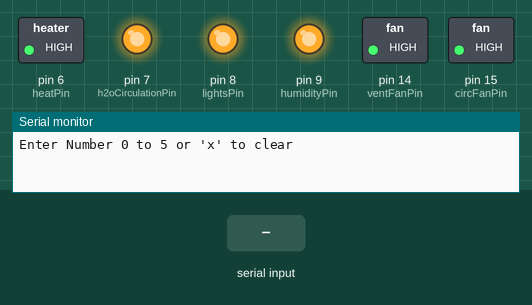
This sketch was run on a simulated Arduino Mega 2560, built with avr-gcc and run on an emulated ATmega2560. On the bench: switched loads named in the sketch (green lamp = pin HIGH), output pins drawn as LEDs (lit = HIGH), the last lines printed to the serial monitor. Inputs (shaded band) come from the test bench.

Above: at 1.2 s.
1.3 s: "0" received over Serial
At 2.4 s:
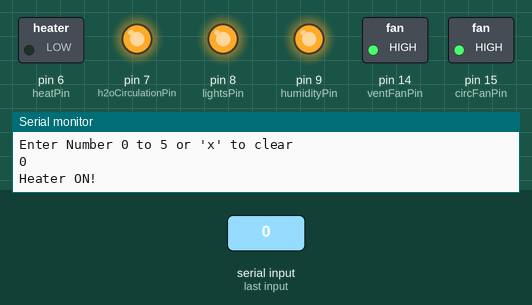
2.8 s: "1" received over Serial
At 3.5 s:
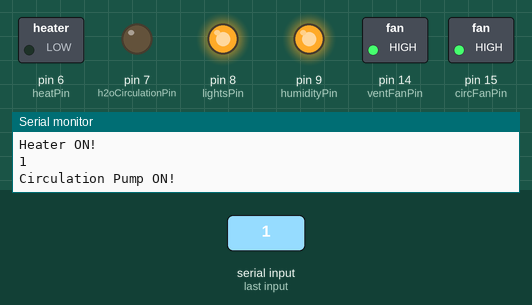
4.3 s: "2" received over Serial
At 4.7 s:
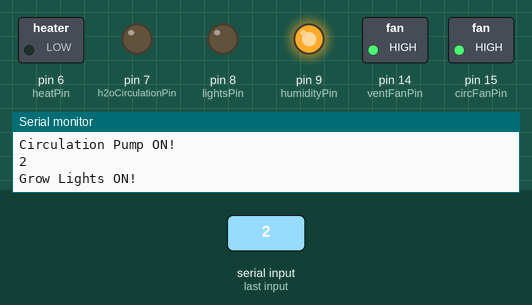
5.8 s: "3" received over Serial
At 7.0 s:
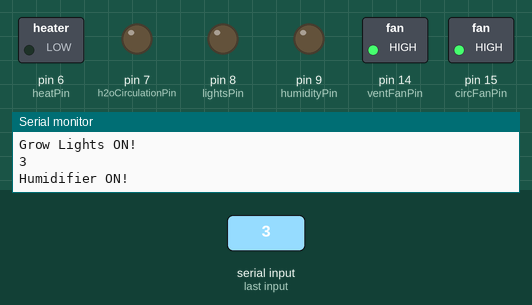
7.3 s: "4" received over Serial
At 8.1 s:
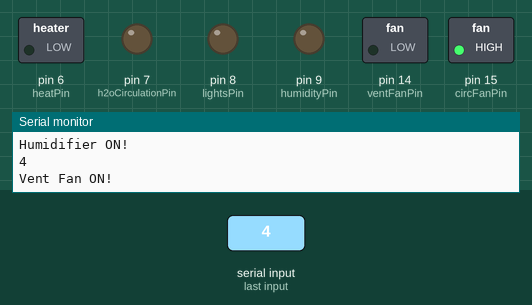
8.8 s: "5" received over Serial
At 9.3 s:
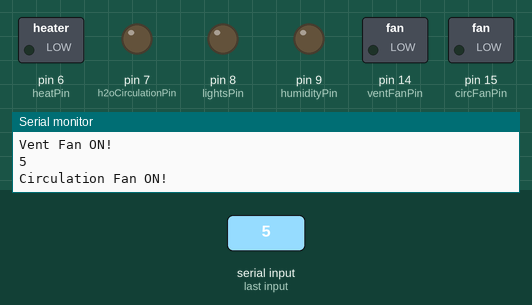
Timing chart, 0 to 11.3 s (numbered marks = the images above; inputs shaded):
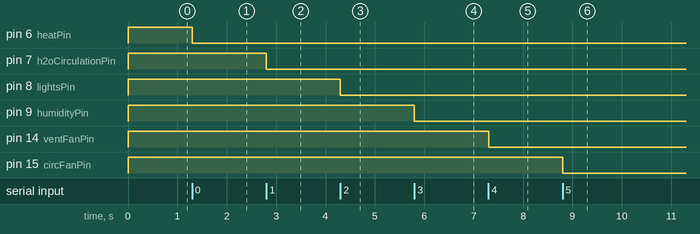

The sketch:

openag_arduino_test_control_pfc1.ino
```cpp
// (licence header left out)
// Declare Pins
int heatPin = 6;
int h2oCirculationPin = 7;
int lightsPin = 8;
int humidityPin = 9;
int ventFanPin = 14;
int circFanPin = 15;


void setup()
{
//   Initialize Pins
  pinMode(heatPin, OUTPUT);
  pinMode(h2oCirculationPin, OUTPUT);
  pinMode(lightsPin, OUTPUT);
  pinMode(humidityPin, OUTPUT);
  pinMode(ventFanPin, OUTPUT);
  pinMode(circFanPin, OUTPUT);

//   Initialize Serial
  Serial.begin(9600);
  while (! Serial); // Wait untilSerial is ready
  Serial.println("Enter Number 0 to 5 or 'x' to clear");

//   Set all pins hot
  digitalWrite(heatPin, HIGH);
  digitalWrite(h2oCirculationPin, HIGH);
  digitalWrite(lightsPin, HIGH);
  digitalWrite(humidityPin, HIGH);
  digitalWrite(ventFanPin, HIGH);
  digitalWrite(circFanPin, HIGH);

}

void loop()
{
  if (Serial.available())
  {
    char ch = Serial.read();
    Serial.println(ch);
    switch(ch) {
    case '0':
      digitalWrite(heatPin, LOW);
      Serial.println("Heater ON!");
      break;
    case '1':
      digitalWrite(h2oCirculationPin, LOW);
      Serial.println("Circulation Pump ON!");
      break;
    case '2':
      digitalWrite(lightsPin, LOW);
      Serial.println("Grow Lights ON!");
      break;
    case '3':
      digitalWrite(humidityPin, LOW);
      Serial.println("Humidifier ON!");
      break;
    case '4':
      digitalWrite(ventFanPin, LOW);
      Serial.println("Vent Fan ON!");
      break;
    case '5':
      digitalWrite(circFanPin, LOW);
      Serial.println("Circulation Fan ON!");
      break;
    case 'x':
      digitalWrite(heatPin, HIGH);
      digitalWrite(h2oCirculationPin, HIGH);
      digitalWrite(lightsPin, HIGH);
      digitalWrite(humidityPin, HIGH);
      digitalWrite(ventFanPin, HIGH);
      digitalWrite(circFanPin, HIGH);
      Serial.println("EVERYTHING OFF!");
      break;
    default:
      Serial.println("Not a valid key. Choose from 0,1,2,3,4,5,x");
      break;
    }
    delay(1);
  }
}
```

Measured:
- after the input at 1.3 s, pin 6 (heatPin): HIGH → LOW at once
- after the input at 2.8 s, pin 7 (h2oCirculationPin): HIGH → LOW at once
- after the input at 4.3 s, pin 8 (lightsPin): HIGH → LOW at once
- after the input at 5.8 s, pin 9 (humidityPin): HIGH → LOW at once
- after the input at 7.3 s, pin 14 (ventFanPin): HIGH → LOW at once
- after the input at 8.8 s, pin 15 (circFanPin): HIGH → LOW at once
